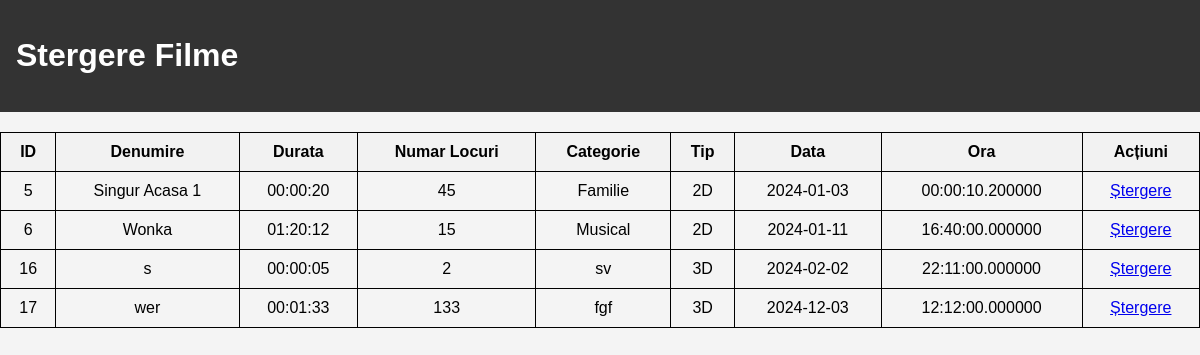
/stergere_film.php, run on the app's committed database.
### tables this page shows
CREATE TABLE `difuzarefilm` (
  `DifuzareID` int(11) NOT NULL,
  `TipFilmID` int(11) NOT NULL,
  `FilmID` int(11) NOT NULL,
  `Data` date NOT NULL,
  `Ora` time(6) NOT NULL
);

CREATE TABLE `film` (
  `FilmID` int(11) NOT NULL,
  `Denumire` varchar(200) NOT NULL,
  `Durata` time NOT NULL,
  `NumarLocuri` int(200) NOT NULL,
  `Categorie` varchar(200) NOT NULL
);

CREATE TABLE `tipfilm` (
  `TipFilmID` int(11) NOT NULL,
  `Tip` varchar(10) NOT NULL DEFAULT '2D'
);

### stergere_film.php (the view, shortened to what this page needs)
<?php
$con = connect_to_db();
$queryFilme = "SELECT film.*, tipfilm.Tip, difuzarefilm.Data, difuzarefilm.Ora
              FROM difuzarefilm
              LEFT JOIN tipfilm ON difuzarefilm.TipFilmID = tipfilm.TipFilmID
              LEFT JOIN film ON film.FilmID = difuzarefilm.FilmID";
$resultFilme = mysqli_query($con, $queryFilme);
?>
<!DOCTYPE html>
<html lang="en">
<head>
    <link rel="stylesheet" href="cinema.css">
</head>
<body>
    <header>
    <h1>Stergere Filme</h1>
    </header>
    <?php
    if ($resultFilme && mysqli_num_rows($resultFilme) > 0) {
        echo "<table border='1'>
              <tr>
                <th>ID</th>
                <th>Denumire</th>
                <th>Durata</th>
                <th>Numar Locuri</th>
                <th>Categorie</th>
                <th>Tip</th>
                <th>Data</th>
                <th>Ora</th>
                <th>Acțiuni</th>
              </tr>";
        while ($rowFilm = mysqli_fetch_assoc($resultFilme)) {
            echo "<tr>
                  <td>{$rowFilm['FilmID']}</td>
                  <td>{$rowFilm['Denumire']}</td>
                  <td>{$rowFilm['Durata']}</td>
                  <td>{$rowFilm['NumarLocuri']}</td>
                  <td>{$rowFilm['Categorie']}</td>
                  <td>{$rowFilm['Tip']}</td>
                  <td>{$rowFilm['Data']}</td>
                  <td>{$rowFilm['Ora']}</td>
                  <td><a href='stergere.php?id={$rowFilm['FilmID']}' onclick='return confirm(\"Sigur doriți să ștergeți filmul?\")'>Ștergere</a>
                </tr>";
        }
        echo "</table>";
    } else {
        echo "Nu există filme de afișat.";
    }
    ?>
</body>
</html>

### cinema.css (style rules this page uses)
body { font-family: Arial, sans-serif; margin: 0; padding: 0; background-color: #f4f4f4; }
header { background-color: #333; color: #fff; padding: 1em; text-align: left; }
table { width: 100%; border-collapse: collapse; margin-top: 20px; }
table, th, td { border: 1px solid black; }
th, td { padding: 10px; text-align: center; }
th { background-color: #f2f2f2; }

### stergere_film.php (style rules this page uses)
table { width: 100%; }

### data on the page
difuzarefilm: FilmID.FilmID "5", FilmID.Denumire "Singur Acasa 1", FilmID.Durata "00:00:20", FilmID.NumarLocuri "45", FilmID.Categorie "Familie", TipFilmID.Tip "2D", Data "2024-01-03", Ora "00:00:10.200000"
difuzarefilm: FilmID.FilmID "6", FilmID.Denumire "Wonka", FilmID.Durata "01:20:12", FilmID.NumarLocuri "15", FilmID.Categorie "Musical", TipFilmID.Tip "2D", Data "2024-01-11", Ora "16:40:00.000000"
difuzarefilm: FilmID.FilmID "16", FilmID.Denumire "s", FilmID.Durata "00:00:05", FilmID.NumarLocuri "2", FilmID.Categorie "sv", TipFilmID.Tip "3D", Data "2024-02-02", Ora "22:11:00.000000"
difuzarefilm: FilmID.FilmID "17", FilmID.Denumire "wer", FilmID.Durata "00:01:33", FilmID.NumarLocuri "133", FilmID.Categorie "fgf", TipFilmID.Tip "3D", Data "2024-12-03", Ora "12:12:00.000000"
